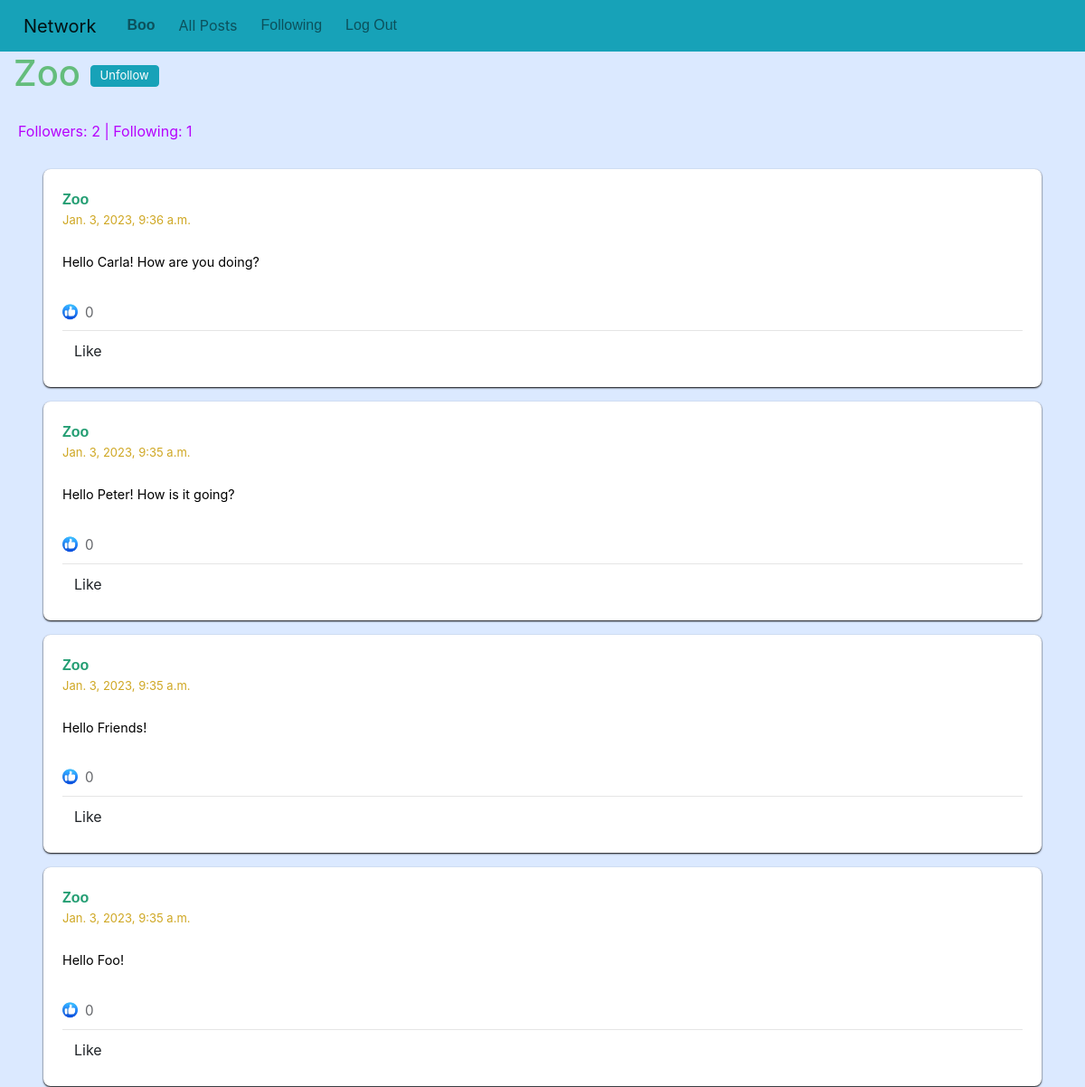
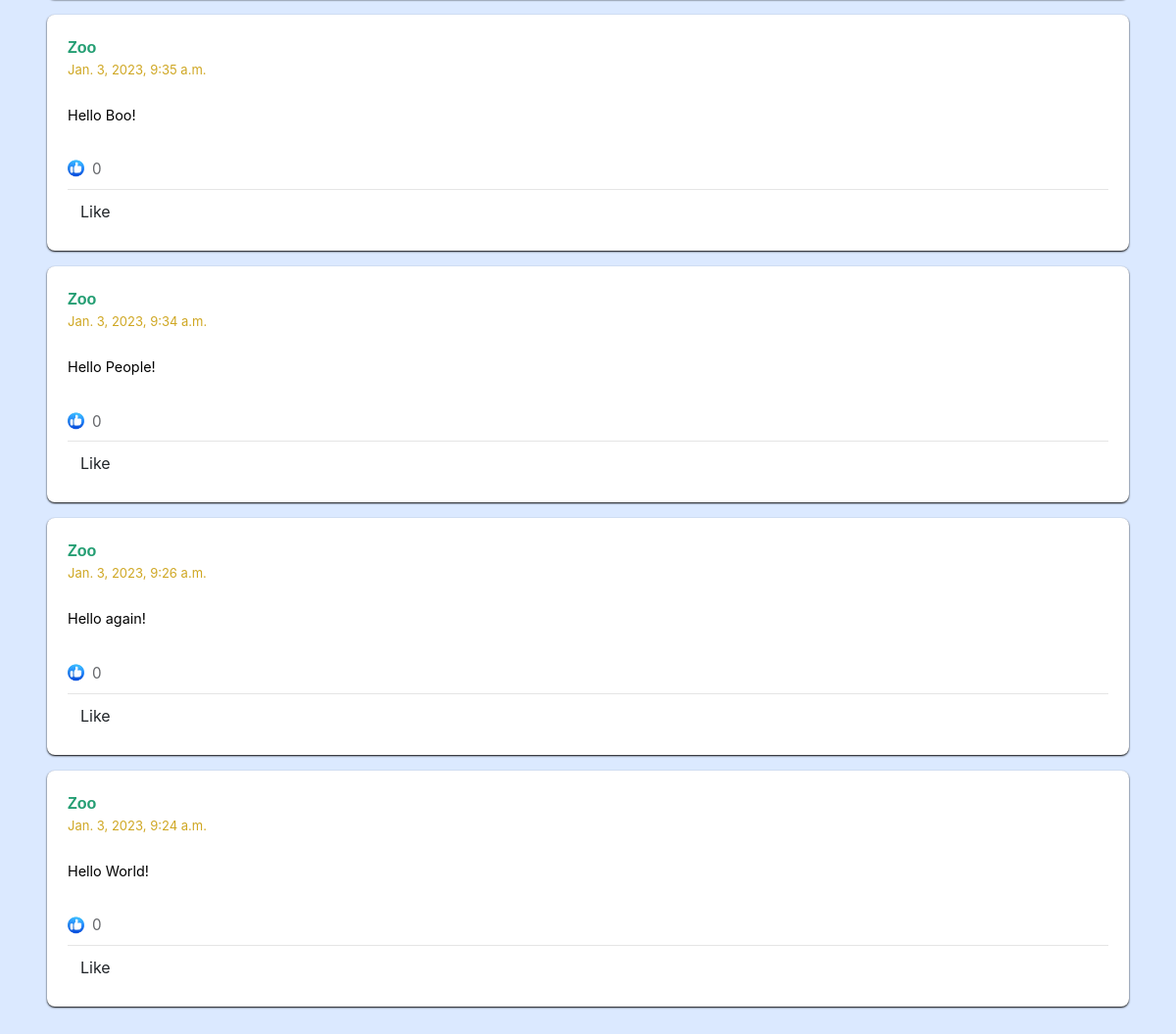
The app's page /profile/3/page/1 (signed in) with its own data (2 pictures, top to bottom).
### network/models.py (models this page shows, shortened)
class User(AbstractUser):
    pass

class Posts(models.Model):
    content = models.TextField(blank = False)
    likes = models.ManyToManyField(User, related_name="liked_posts")
    user = models.ForeignKey(User, on_delete = models.CASCADE, related_name = "user_posts")
    like = models.IntegerField(default = 0)
    time = models.DateTimeField(auto_now_add = True)

### network/views.py (the view, shortened to what this page needs)
# urls.py: path("profile/<int:user_id>/page/<int:page_number>", views.show_profile, name="userPosts"),
@csrf_exempt
def show_profile(request, user_id, page_number):
        user_pr = User.objects.get(pk=user_id)
        user_posts = user_pr.user_posts.order_by("-time").all()
        paginator = Paginator(user_posts, 10)
        page_number = request.GET.get('page')
        page_paginator = paginator.get_page(page_number)
        followers = user_pr.follows.first().followers.all()
        ist_following = request.user in followers
        f_status = "Follow" if not ist_following else "Unfollow"
        followings = user_pr.follows.first().followed.all()
        return render(request, "network/profile.html", {
            "user_posts": user_pr.user_posts.order_by("-time").all(),
            "usrr": user_pr,
            "page_paginator": page_paginator,
            "followers": len(followers),
            "followings": len(followings),
            "buttonContent": f_status,
    })

### network/templates/network/profile.html (shortened to what this page needs)
{% extends "network/layout.html" %}
{% load static %}
{% block body %}
    <div>
        <h1 id="user-head">{{ usrr }}
        {% if request.user.is_authenticated and request.user != usrr %}
        <button onclick="follow('{{ usrr.id }}');" class="btn btn-info" id="follow-btn">{{ buttonContent }}</button>
        {% endif %}
        </h1>
    </div>
    <div>
    <p id="follow-data">Followers: {{ followers }} | Following: {{ followings  }}</p>
    </div>
    </div>
    <div id="all_posts">
    </div>
    {%  include "network/posts.html" with posts=page_paginator %}
    {% if page_paginator.paginator.num_pages > 1 %}
        <nav aria-label="Page navigation">
            <ul class="pagination ml-5 mt-5">
                {% if page_paginator.has_previous %}
                    <li class="page-item"> <a class="page-link" href="?page=1">First</a></li>
                    <li class="page-item"><a class="page-link" href="?page={{ page_paginator.previous_page_number }}">&laquo;</a></li>
                {% else %}
                    <li class="page-item disabled"><a class="page-link" href="#">&laquo;</a></li>
                {% endif %}
                <li class="page-item current-item"><span class="current page-link">
                    Page {{ page_paginator.number }} of {{ page_paginator.paginator.num_pages }}
                </span></li>
                {% if page_paginator.has_next %}
                    <li class="page-item"><a class="page-link" href="?page={{ page_paginator.next_page_number }}">&raquo;</a></li>
                    <li class="page-item"><a class="page-link" href="?page={{ page_paginator.paginator.num_pages }}">Last</a>
                {% else %}
                    <li class="page-item disabled"><a class="page-link" href="#">&raquo;</a></li>
                {% endif %}
            </ul>
        </nav>
    {% else %}
        <div style="height: 60px"></div>
    {% endif %}
{% endblock %}

### network/templates/network/layout.html (shortened to what this page needs)
{% load static %}
<!DOCTYPE html>
<html lang="en">
    <head>
        <link rel="stylesheet" href="https://stackpath.bootstrapcdn.com/bootstrap/4.4.1/css/bootstrap.min.css">
        <link href="{% static 'network/styles.css' %}" rel="stylesheet">
    </head>
    <body>
        <nav class="navbar navbar-expand-lg navbar-light bg-info" id="bar">
            <a class="navbar-brand" href="#">Network</a>
            <div>
              <ul class="navbar-nav mr-auto">
                {% if user.is_authenticated %}
                    <li class="nav-item">
                        <a class="nav-link post-user" href="{% url 'userPosts' user.id 1  %}"><strong>{{ user.username }}</strong></a>
                    </li>
                {% endif %}
                <li class="nav-item">
                  <a class="nav-link nav-link" href="{% url 'index' %}">All Posts</a>
                </li>
                {% if user.is_authenticated %}
                    <li class="nav-item">
                        <a class="nav-link nav-list" href="{% url 'following' 1 %}">Following</a>
                    </li>
                    <li class="nav-item">
                        <a class="nav-link nav-list" href="{% url 'logout' %}">Log Out</a>
                    </li>
                {% endif %}
              </ul>
            </div>
          </nav>
        <div class="body">
            {% block body %}
            {% endblock %}
    </body>
</html>

### network/templates/network/posts.html (shortened to what this page needs)
{% load static %}
{%  for post in posts %}
    <div class="card mb-3 mr-5 ml-5" style="border-radius: 8px; border-color: transparent; box-shadow: 0 1px 2px">
        <div class="card-body">
            <div>
                <strong><a href="{% url 'userPosts' post.user.id 1 %}" class="post-user">{{ post.user.username }}</a></strong>
                <p style="margin-bottom: 3px; line-height: 18px"><small class="time-data"> {{ post.time }}</small></p>
            </div>
            <br/>
            <div class="card-text content" id="content{{ post.id }}" style="font-size: 0.9rem; margin-bottom: .5rem">{{ post.content }}</div>
            <br/>
            <div><img src="{% static 'network/like_icon.png' %}" width="17px" style="position: relative; top: 50%; transform: perspective(1px) translateY(-10%);"><span id="likes{{ post.id }}" style="font-size: 0.95rem; margin-left: .5rem; color: #65676B">{{ post.likes.all.count }}</span></div>
            <hr style="margin-bottom: 3px; margin-top: 8px">
            <div style="text-align: left">
                {% if user.is_authenticated %}
                    <button data-postid="{{ post.id }}" class="btn post-btn like">
                        {% if user in post.likes.all %}
                                Unlike
                        {% else %}
                                Like
                        {% endif %}
                    </button>
                {% else %}
                    <a href="{% url 'login' %}">Like</a>
                {% endif %}
            </div>
        </div>
    </div>
{% endfor %}

### network/static/network/styles.css (style rules this page uses)
body { background-color: #dbe9ff; color: black; }
#all_posts { padding-top: 14px; padding-left: 7px; color: #64bd7c; }
#bar { color: gray; }
.navbar-nav { display: flex; flex-direction: row; }
.navbar-brand { padding-left: 10px; padding-bottom: 5px; }
.nav-item { padding-left: 10px; }
.time-data { color: #cfa723; font-size: small; margin-top: 1px; }
.nav-list { color: #249e73; font-family: Verdana, Geneva, Tahoma, sans-serif; text-transform: capitalize; font-size: medium; margin-bottom: 1px; }
.post-user { color: #249e73; font-family: Verdana, Geneva, Tahoma, sans-serif; text-transform: capitalize; font-size: medium; font-weight: bold; margin-bottom: 1px; }
#user-head { padding-left: 10px; padding-bottom: 20px; text-transform: capitalize; margin-left: 5px; color: #64bd7c; }
#follow-data { padding-left: 20px; font-size: medium; color: #b603fc; }
.btn-info { position: relative; padding-right: 10px; padding-left: 10px; padding-bottom: 1px; padding-top: 1px; font-size: small; }

### records on screen
User: username "Boo"
User: username "Zoo"
Posts: user.username "Zoo", time "Jan. 3, 2023, 9:36 a.m.", content "Hello Carla! How are you doing?", likes.all.count "0", shows "Like"
Posts: user.username "Zoo", time "Jan. 3, 2023, 9:35 a.m.", content "Hello Peter! How is it going?", likes.all.count "0", shows "Like"
Posts: user.username "Zoo", time "Jan. 3, 2023, 9:35 a.m.", content "Hello Friends!", likes.all.count "0", shows "Like"
Posts: user.username "Zoo", time "Jan. 3, 2023, 9:35 a.m.", content "Hello Foo!", likes.all.count "0", shows "Like"
Posts: user.username "Zoo", time "Jan. 3, 2023, 9:35 a.m.", content "Hello Boo!", likes.all.count "0", shows "Like"
Posts: user.username "Zoo", time "Jan. 3, 2023, 9:34 a.m.", content "Hello People!", likes.all.count "0", shows "Like"
Posts: user.username "Zoo", time "Jan. 3, 2023, 9:26 a.m.", content "Hello again!", likes.all.count "0", shows "Like"
Posts: user.username "Zoo", time "Jan. 3, 2023, 9:24 a.m.", content "Hello World!", likes.all.count "0", shows "Like"

### other values on screen
{{ buttonContent }} "Unfollow"
{{ followers }} "2"
{{ followings }} "1"
